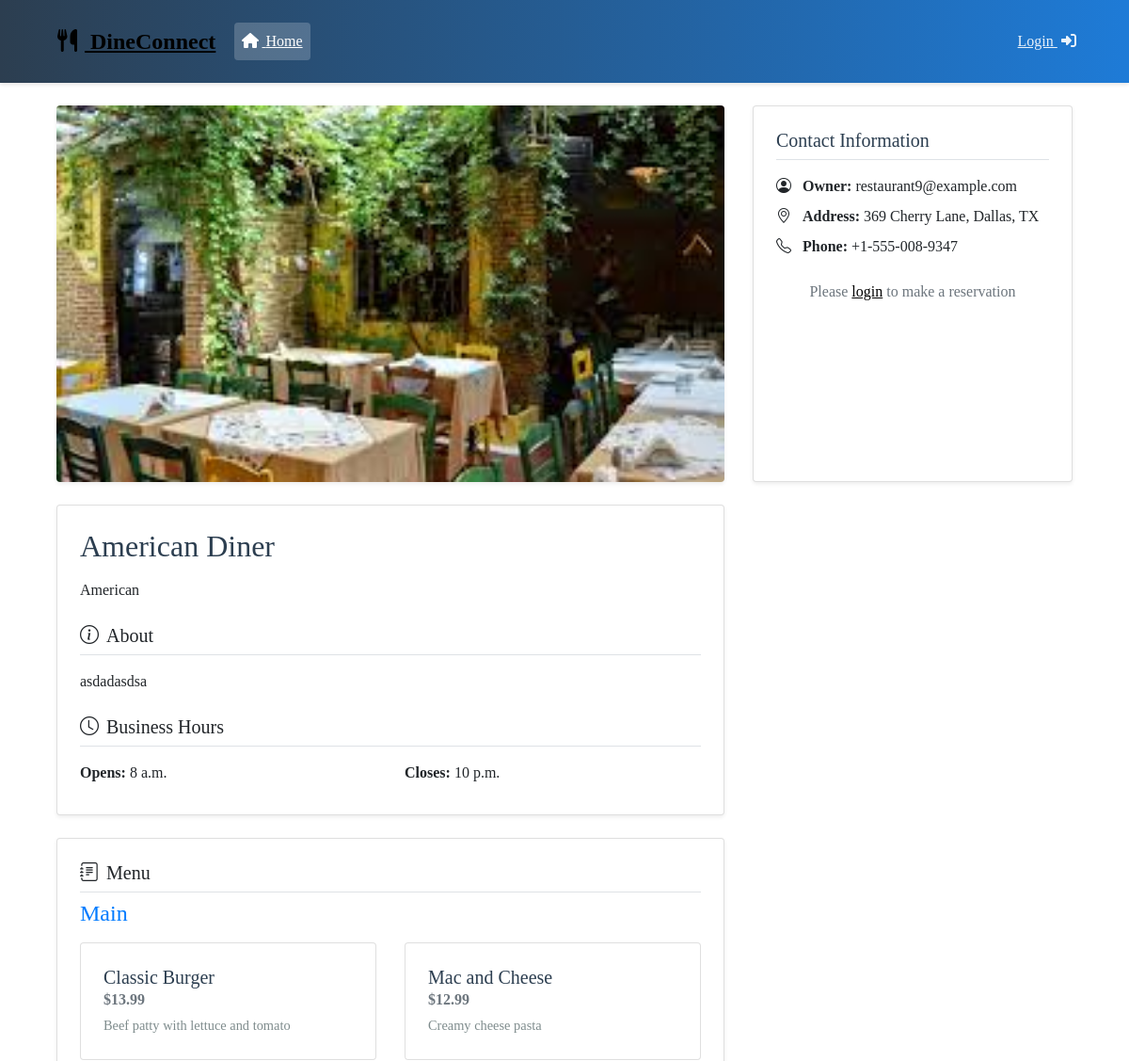
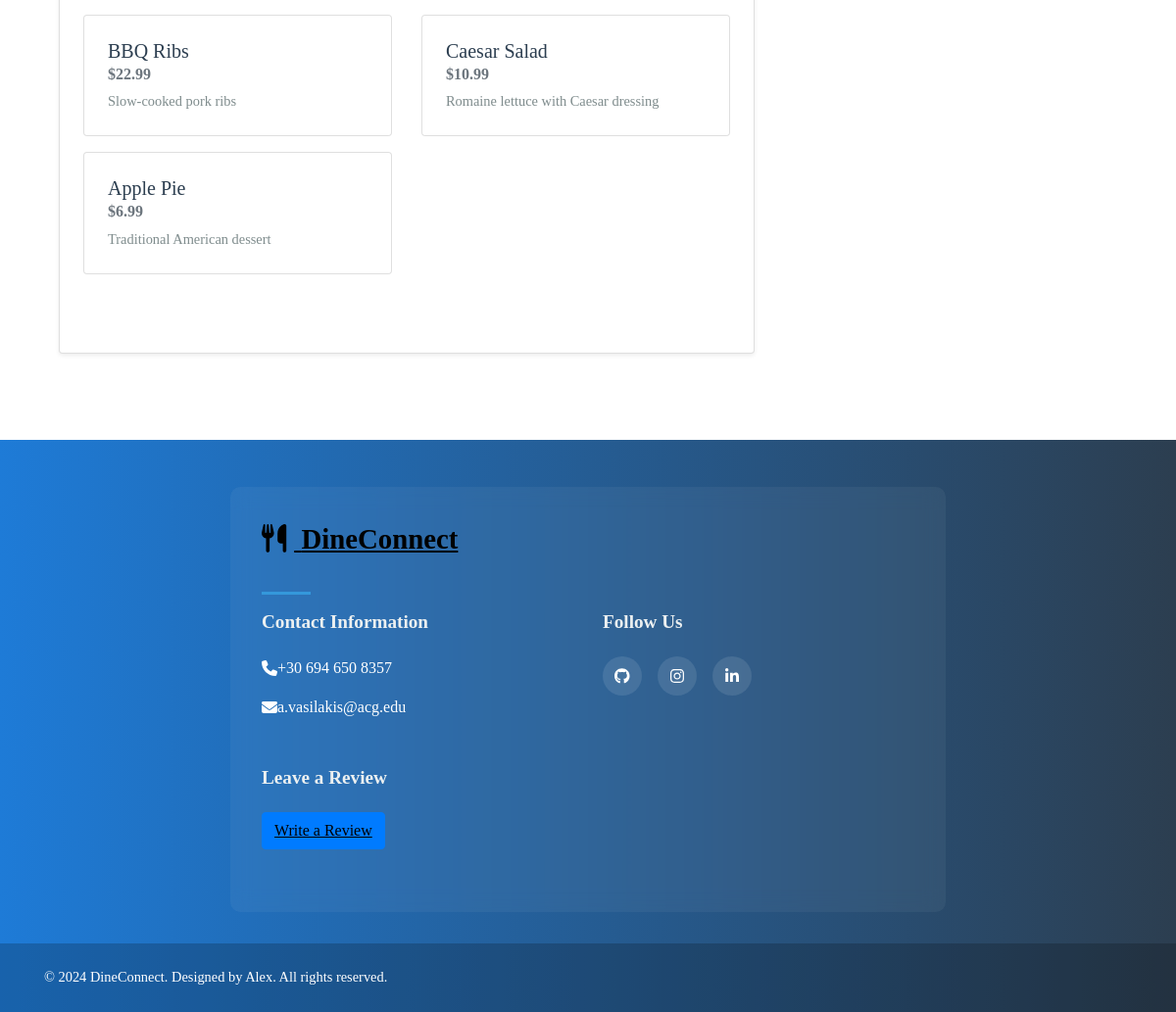
Page /restaurant_handling/restaurant/11/ on the committed database (2 pictures, top to bottom).
### gfgauth/models.py (models this page shows, shortened)
class Business(models.Model):
    business_id = models.AutoField(primary_key=True)
    business_name = models.CharField(max_length=100)
    business_owner = models.ForeignKey(
        settings.AUTH_USER_MODEL,
        on_delete=models.CASCADE,
        related_name='businesses'
    )
    business_address = models.TextField(max_length=255)
    business_tax_code = models.CharField(max_length=100)
    contact_number = models.CharField(max_length=20)
    business_description = models.TextField(max_length=255)
    cuisine = models.ManyToManyField(
        Cuisine,
        blank=True,
        related_name='businesses'
    )
    business_image = models.ImageField(
        upload_to='businesses/',
        blank=True,
        null=True
    )
    opening_time = models.TimeField()
    closing_time = models.TimeField()
    class Meta:
        verbose_name = 'business'
        verbose_name_plural = 'businesses'
        ordering = ['business_name']

class CustomUser(AbstractBaseUser, PermissionsMixin):
    email = models.EmailField(unique=True)
    first_name = models.CharField(max_length=24)
    username = models.CharField(max_length=24, unique=True)
    last_name = models.CharField(max_length=24)
    is_active = models.BooleanField(default=True)
    is_staff = models.BooleanField(default=False)
    is_superuser = models.BooleanField(default=False)
    profile_image = models.ImageField(
        upload_to='profile_images/',
        blank=True,
        null=True
    )
    favourite_restaurants = models.ManyToManyField(
        'Business',
        blank=True,
        related_name='favourite_users')
    dietery_preference = models.ManyToManyField(
        DieteryPreference,
        blank=True,
        related_name='users'
    )
    objects = CustomUserManager()
    USERNAME_FIELD = 'email'
    REQUIRED_FIELDS = ['first_name', 'last_name', 'username']
    def __str__(self):
        return self.email

### Restaurant_handling/models.py (models this page shows, shortened)
class Cuisine(models.Model):
    cuisine_id = models.AutoField(primary_key=True)
    cuisine_name = models.CharField(max_length=100)

class DishType(models.Model):
    dish_type_id = models.AutoField(primary_key=True)
    dish_type_name = models.CharField(max_length=100)
    def __str__(self):
        return self.dish_type_name

class Dish(models.Model):
    dish_id = models.AutoField(primary_key=True)
    dish_name = models.CharField(max_length=100)
    dish_cost = models.DecimalField(max_digits=10, decimal_places=2)
    dish_type = models.ForeignKey('DishType', on_delete=models.CASCADE)
    cuisine_id = models.ForeignKey('Cuisine', on_delete=models.CASCADE)
    business_id = models.ForeignKey('gfgauth.Business', on_delete=models.CASCADE)
    dish_description = models.TextField(max_length=100)
    dish_image = models.ImageField(upload_to='dishes/', blank=True, null=True)
    is_available = models.BooleanField(default=True)

### Restaurant_handling/views.py (the view)
# urls.py: path('restaurant/<int:business_id>/', views.restaurant_detail, name='restaurant_detail'),
def restaurant_detail(request, business_id):
    business = get_object_or_404(Business, business_id=business_id)
    dishes = Dish.objects.filter(business_id=business)
    context = {
        'business': business,
        'dishes': dishes  # Add dishes to context
    }
    return render(request, 'Restaurant_handling/restaurant_detail.html', context)

### Restaurant_handling/templates/Restaurant_handling/restaurant_detail.html (shortened to what this page needs)
{% extends "main/header.html" %}
{% block content %}
<div class="container mt-4">
    <div class="row mb-4">
        <div class="col-md-8">
            <div class="position-relative">
                {% if business.business_image %}
                    <img src="{{ business.business_image.url }}"
                         alt="{{ business.business_name }}"
                         class="img-fluid rounded shadow-sm"
                         style="width: 100%; height: 400px; object-fit: cover;">
                {% else %}
                    <img src="https://via.placeholder.com/800x400"
                         alt="No Image Available"
                         class="img-fluid rounded shadow-sm">
                {% endif %}
            </div>
        </div>
        <div class="col-md-4">
            <div class="card shadow-sm h-100">
                <div class="card-body">
                    <h5 class="card-title border-bottom pb-2">Contact Information</h5>
                    <div class="mt-3">
                        <p class="mb-2">
                            <i class="bi bi-person-circle me-2"></i>
                            <strong>Owner:</strong> {{ business.business_owner}}
                        </p>
                        <p class="mb-2">
                            <i class="bi bi-geo-alt me-2"></i>
                            <strong>Address:</strong> {{ business.business_address }}
                        </p>
                        <p class="mb-2">
                            <i class="bi bi-telephone me-2"></i>
                            <strong>Phone:</strong> {{ business.contact_number }}
                        </p>
                    </div>
                    {% if user.is_authenticated %}
                        <div class="mt-4">
                            <a href="{% url 'restaurant_reservation' business_id=business.business_id %}"
                               class="btn btn-primary w-100">
                                <i class="bi bi-calendar-check me-2"></i>
                                Make Reservation
                            </a>
                        </div>
                    {% else %}
                        <div class="mt-4 text-center">
                            <p class="text-muted">Please <a href="{% url 'login' %}">login</a> to make a reservation</p>
                        </div>
                    {% endif %}
                </div>
            </div>
        </div>
    </div>
    <div class="row">
        <div class="col-md-8">
            <div class="card shadow-sm mb-4">
                <div class="card-body">
                    <h1 class="card-title h2 mb-3">{{ business.business_name }}</h1>
                    {%for cuisine in business.cuisine.all%}
                        {{ cuisine.cuisine_name }}{% if not forloop.last %}, {% endif %}
                    {%endfor%}
                    <div class="mt-4">
                        <h5 class="border-bottom pb-2"><i class="bi bi-info-circle me-2"></i>About</h5>
                        <p class="mt-3">{{ business.business_description|default:"No description available." }}</p>
                    </div>
                    <div class="mt-4">
                        <h5 class="border-bottom pb-2"><i class="bi bi-clock me-2"></i>Business Hours</h5>
                        <div class="row mt-3">
                            <div class="col-6">
                                <p class="mb-2"><strong>Opens:</strong> {{ business.opening_time }}</p>
                            </div>
                            <div class="col-6">
                                <p class="mb-2"><strong>Closes:</strong> {{ business.closing_time }}</p>
                            </div>
                        </div>
                    </div>
                </div>
            </div>
            <div class="card shadow-sm mb-4">
                <div class="card-body">
                    <h5 class="border-bottom pb-2">
                        <i class="bi bi-journal-text me-2"></i>Menu
                    </h5>
                    {% regroup dishes by dish_type as dish_list %}
                    {% for type in dish_list %}
                    <div class="menu-section mb-4">
                        <h4 class="text-primary mb-3">{{ type.grouper }}</h4>
                        <div class="row">
                            {% for dish in type.list %}
                            <div class="col-md-6 mb-3">
                                <div class="card h-100">
                                    <div class="card-body">
                                        <h5 class="card-title">{{ dish.dish_name }}</h5>
                                        <h6 class="card-subtitle mb-2 text-muted">${{ dish.dish_cost }}</h6>
                                        <p class="card-text">{{ dish.dish_description }}</p>
                                    </div>
                                </div>
                            </div>
                            {% endfor %}
                        </div>
                    </div>
                    {% empty %}
                    <div class="alert alert-info">
                        No menu items available.
                    </div>
                    {% endfor %}
                </div>
            </div>
    </div>
</div>
{% endblock %}

### main/static/main/style.css (style rules this page uses)
* { font-family: "Times New Roman", Times, serif; }
body { background: white; color: black; }
a:link { text-decoration:underline; color: black; }
.card { user-select: none; }
.menu-section { border-bottom: 1px solid #eee; padding-bottom: 1rem; }
.menu-section:last-child { border-bottom: none; }
.card-title { color: #2c3e50; margin-bottom: 0.5rem; }
.card-subtitle { color: #e67e22; font-weight: bold; }
.card-text { color: #7f8c8d; font-size: 0.9rem; }
.card { transition: all 0.3s ease-in-out; }
.card-body { padding: 1.5rem; }

### main/static/main/navbar.css (style rules this page uses)
.card { transition: transform 0.2s; }

### rows in the picture
Business: business_image (picture), business_owner "restaurant9@example.com", business_address "369 Cherry Lane, Dallas, TX", contact_number "+1-555-008-9347", business_name "American Diner", business_description "asdadasdsa", opening_time "8 a.m.", closing_time "10 p.m."
Cuisine: cuisine_name "American"
DishType: grouper "Main"
Dish: dish_name "Classic Burger", dish_cost "13.99", dish_description "Beef patty with lettuce and tomato"
Dish: dish_name "Mac and Cheese", dish_cost "12.99", dish_description "Creamy cheese pasta"
Dish: dish_name "BBQ Ribs", dish_cost "22.99", dish_description "Slow-cooked pork ribs"
Dish: dish_name "Caesar Salad", dish_cost "10.99", dish_description "Romaine lettuce with Caesar dressing"
Dish: dish_name "Apple Pie", dish_cost "6.99", dish_description "Traditional American dessert"
